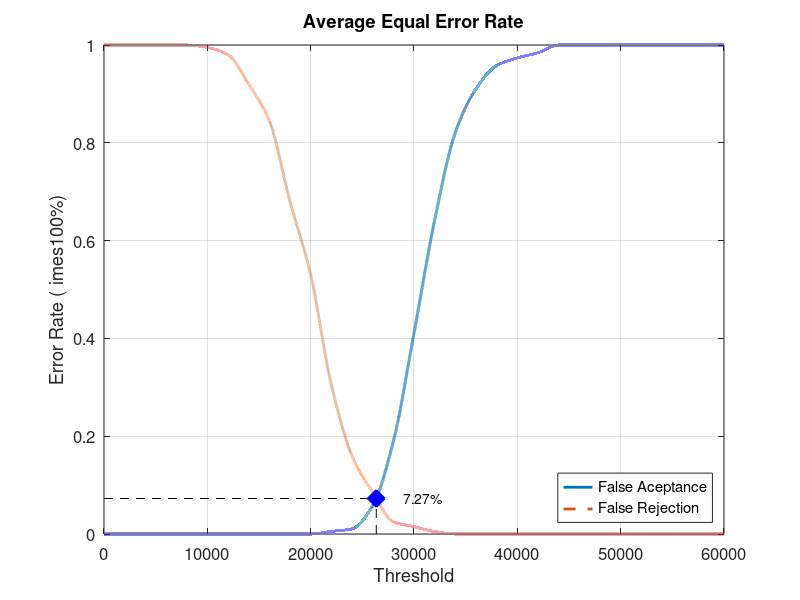
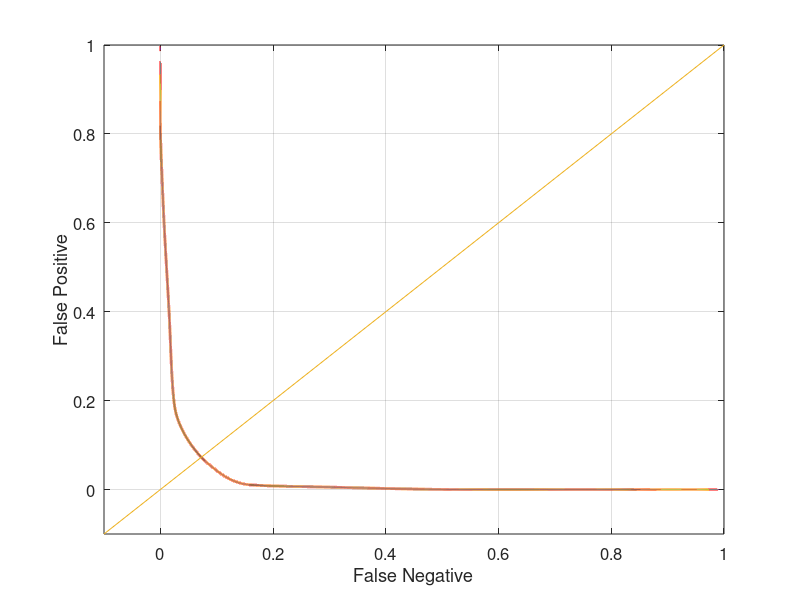

MATLAB code to generate these figures, in order:
close all;
clear;
clc;
x = 0:2000:60000;
xq = 0:0.5:60000;

y0 = [0 0 0 0 0 0 0 0 0 0 0 0.00526316 0.0105263 0.0578947 0.189474 0.410526 0.642105 0.821053 0.910526 0.957895 0.973684 0.984211 1 1 1 1 1 1 1 1 1]
yy0 = interp1(x, y0, xq, 'pchip');
y1 = [1 1 1 1 1 0.995 0.98 0.92 0.845 0.68 0.53 0.305 0.16 0.085 0.025 0.015 0.005 0 0 0 0 0 0 0 0 0 0 0 0 0 0]
yy1 = interp1(x, y1, xq, 'pchip');

% Calculating EER: 
y2 = abs(y0 - y1);
find(y2 == min(y2))
yy2 = abs(yy0 - yy1);
xEER = find(yy2 == min(yy2));
xEERIndex = xq(xEER) % X-axis EER
yEER = yy0(xEER) % Y-axis EER

main = figure
plot(xq, yy0,'-','LineWidth', 2);	hold on
plot(xq, yy1,'--','LineWidth', 2);	hold on
plot([xEERIndex xEERIndex], [0 yEER], 'k--');	hold on
plot([0 xEERIndex], [yEER yEER], 'k--');	hold on
plot(xEERIndex, yEER, 'bx', 'LineWidth', 10);	hold on
text(xEERIndex + 10 * xEERIndex / 100, yEER, [num2str(round((10000 * yEER)) / 100) '%'])
legend('False Aceptance', 'False Rejection', 'Location', 'SouthEast')
xlabel('Threshold')
ylabel('Error Rate (	imes100%)')
title('Average Equal Error Rate')
set(gca, 'FontSize', 12)
axis([0 60000 0 1])
grid on

print(main, 'Database3_3Main', '-dpng');
FNRxFPR = figure('Color', [1 1 1]);
plot(yy1, yy0, '-', yy1, yy0, 'LineWidth', 2);
hold on
y = -0.1:0.1:1
plot(y, y); 
set(gca, 'FontSize', 12)
xlabel('False Negative')
ylabel('False Positive')
axis([-0.1 1 -0.1 1])
set(gca, 'FontSize', 12)
grid on

print(FNRxFPR, 'Database3_3FNRxFPR','-dpng');
